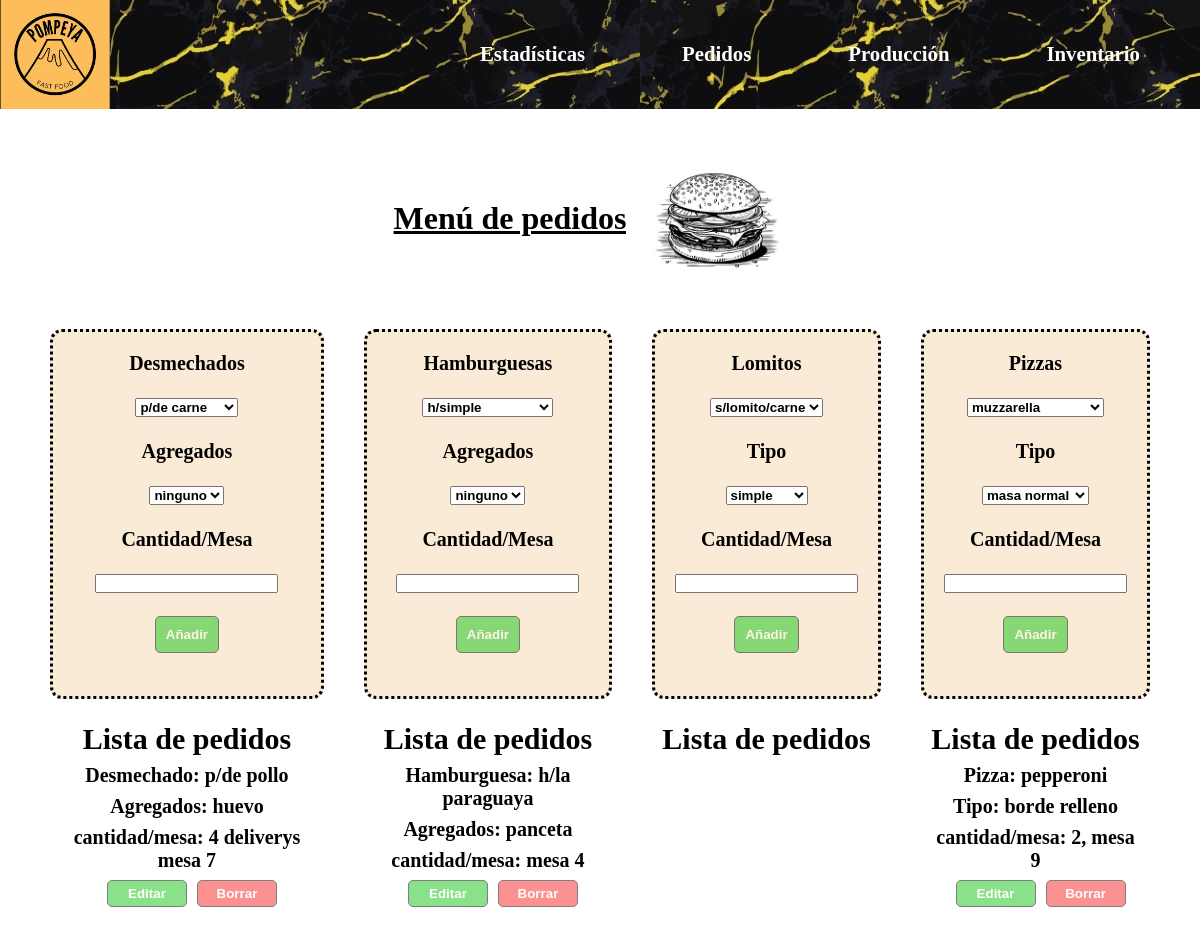
Page /produccion on the committed database.
### test.py (models this page shows)
class Desmechados(db.Model):
	id = db.Column(db.Integer,primary_key=True)
	desmechados = db.Column(db.String(220),unique=False,nullable=False)
	cantidadyMesa = db.Column(db.String(220),unique=False,nullable=True)
	agregados = db.Column(db.String(220),unique=False,nullable=False)

class Hamburguesas(db.Model):
	id = db.Column(db.Integer,primary_key=True)
	hamburguesas = db.Column(db.String(220),unique=False,nullable=False)
	cantidadyMesa2 = db.Column(db.String(220),unique=False,nullable=True)
	agregados2 = db.Column(db.String(220),unique=False,nullable=False)

class Pizzas(db.Model):
	id = db.Column(db.Integer,primary_key=True)
	pizzas = db.Column(db.String(220),unique=False,nullable=False)
	agregados4 = db.Column(db.String(220),unique=False,nullable=False)
	cantidadyMesa4 = db.Column(db.String(220),unique=False,nullable=True)

### test.py (the view, shortened to what this page needs)
@app.route("/produccion",methods=["POST","GET"])
def produccion():
	form = produccionForm()
	form2 = hamburguesasForm()
	form3 = lomitosForm()
	form4 = pizzasForm()
	productoTotal = Desmechados.query.all()
	hamburguesasTotal = Hamburguesas.query.all()
	lomitosTotal = Lomitos.query.all()
	pizzasTotal = Pizzas.query.all()
	return render_template("produccion.html",form=form,form2=form2,form3=form3,form4=form4,pizzasTotal=pizzasTotal,lomitosTotal=lomitosTotal,hamburguesasTotal=hamburguesasTotal,productoTotal=productoTotal)

### test.py
class produccionForm(FlaskForm):
	desmechados = SelectField("Desmechados", choices=[('p/de carne', 'p/de carne'), ('p/de cerdo', 'p/de cerdo'), ('p/de pollo', 'p/de pollo'), ('p/de cordero', 'p/de cordero')])
	agregados = SelectField("Agregados", choices=[('ninguno', 'ninguno'),('huevo', 'huevo'), ('queso', 'queso'), ('panceta', 'panceta')])
	cantidadyMesa = StringField(label="Cantidad/Mesa")
	añadir = SubmitField()

class hamburguesasForm(FlaskForm):
	hamburguesas = SelectField("Hamburguesas", choices=[('h/simple', 'h/simple'), ('h/doble chesse', 'h/doble chesse'), ('h/la paraguaya', 'h/la paraguaya'),('h/oklahoma style', 'h/oklahoma style')],validators=[DataRequired(),Length(min=2,max=220)])
	agregados2 = SelectField("Agregados", choices=[('ninguno', 'ninguno'),('huevo', 'huevo'), ('queso', 'queso'), ('panceta', 'panceta')],validators=[DataRequired(),Length(min=2,max=220)])
	cantidadyMesa2 = StringField(label="Cantidad/Mesa")
	añadir = SubmitField()

### templates/produccion.html (shortened to what this page needs)
{% extends "base.html" %}
{% block content %}
<div class="header1">
	<h1>Menú de pedidos</h1>
	<img src="/static/images/hamburguer1.jpg" alt="" class="header2-hambur">
</div>
	<div class="container-produccion">
		<div class="product-flex-c">
			<div class="product-list-container">
				<form method="POST">
					{{ form.desmechados.label() }}<br>
					{{ form.desmechados() }}<br>
					{{ form.agregados.label() }}<br>
					{{ form.agregados() }}<br>
					{{ form.cantidadyMesa.label() }}<br>
					{{ form.cantidadyMesa() }}<br>
					{{ form.añadir() }}<br>
				</form><br>
				<h2>Lista de pedidos</h2>
					{% for i in productoTotal %}
					<p>Desmechado: {{ i.desmechados }}</p><p>Agregados: {{ i.agregados }}</p><p>cantidad/mesa: {{ i.cantidadyMesa }}</p><a href="/update/{{ i.id }}"><button class="cambiar">Editar</button></a><a href="/delete/{{ i.id }}"><button class="borrar">Borrar</button></a>
					{% endfor %}
			</div>
			<div class="product-list-container">
				<form method="POST">
					{{ form2.hamburguesas.label() }}<br>
					{{ form2.hamburguesas() }}<br>
					{{ form2.agregados2.label() }}<br>
					{{ form2.agregados2() }}<br>
					{{ form2.cantidadyMesa2.label() }}<br>
					{{ form2.cantidadyMesa2() }}<br>
					{{ form2.añadir() }}<br>
				</form><br>
				<h2>Lista de pedidos</h2>
				{% for i in hamburguesasTotal %}
				<p>Hamburguesa: {{ i.hamburguesas }}</p><p>Agregados: {{ i.agregados2 }}</p><p>cantidad/mesa: {{ i.cantidadyMesa2 }}</p><a href="/hamburguesasA/{{ i.id }}"><button class="cambiar">Editar</button></a><a href="/hamburguesasD/{{ i.id }}"><button class="borrar">Borrar</button></a>
				{% endfor %}
			</div>
			<div class="product-list-container">
				<form method="POST">
					{{ form3.lomitos.label() }}<br>
					{{ form3.lomitos() }}<br>
					{{ form3.agregados3.label() }}<br>
					{{ form3.agregados3() }}<br>
					{{ form3.cantidadyMesa3.label() }}<br>
					{{ form3.cantidadyMesa3() }}<br>
					{{ form3.añadir() }}<br>
				</form><br>
				<h2>Lista de pedidos</h2>
			</div>
			<div class="product-list-container">
				<form method="POST">
					{{ form4.pizzas.label() }}<br>
					{{ form4.pizzas() }}<br>
					{{ form4.agregados4.label() }}<br>
					{{ form4.agregados4() }}<br>
					{{ form4.cantidadyMesa4.label() }}<br>
					{{ form4.cantidadyMesa4() }}<br>
					{{ form4.añadir() }}<br>
				</form><br>
				<h2>Lista de pedidos</h2>
				{% for i in pizzasTotal %}
				<p>Pizza: {{ i.pizzas }}</p><p>Tipo: {{ i.agregados4 }}</p><p>cantidad/mesa: {{ i.cantidadyMesa4 }}</p><a href="/pizzasA/{{ i.id }}"><button class="cambiar">Editar</button></a><a href="/pizzasD/{{ i.id }}"><button class="borrar">Borrar</button></a>
				{% endfor %}
			</div>
		</div>
	</div>
{% endblock %}

### static/css/styles.css (style rules this page uses)
* { margin: 0; padding: 0; box-sizing: border-box; font-weight: bolder; }
h1 { text-align: center; margin-bottom: 30px; margin-top: 30px; text-decoration: underline ; }
.header1 { display: flex; justify-content: center; align-items: center; margin-top: 50px; }
.header2-hambur { width: 180px; }
.product-flex-c form { display: flex; flex-direction: column; align-items: center; text-align: center; background-color: antiquewhite; padding: 20px; border-radius: 12px; border-style: dotted; }
.container-produccion { display: flex; justify-content: space-evenly; flex-direction: column; padding: 30px; height: auto; }
.product-list-container { margin: 20px; text-align: center; }
.product-list-container button { margin-left: 10px; width: 80px; }
.product-list-container p { margin: 8px; }
.product-flex-c { display: flex; justify-content: space-evenly; font-size: 20px; }
.cambiar { background-color: rgb(22, 196, 22); opacity: .5; color: white; border: 1px solid black; border-radius: 5px; padding: 5px; }
.borrar { background-color: rgb(250, 37, 37); opacity: .5; color: white; border: 1px solid black; border-radius: 5px; padding: 5px; }
#añadir { background-color: rgb(22, 196, 22); opacity: .5; color: white; border: 1px solid black; border-radius: 5px; padding: 10px; }

### rows in the picture
Desmechados: desmechados "p/de pollo", agregados "huevo", cantidadyMesa "4 deliverys mesa 7"
Hamburguesas: hamburguesas "h/la paraguaya", agregados2 "panceta", cantidadyMesa2 "mesa 4"
Pizzas: pizzas "pepperoni", agregados4 "borde relleno", cantidadyMesa4 "2, mesa 9"
